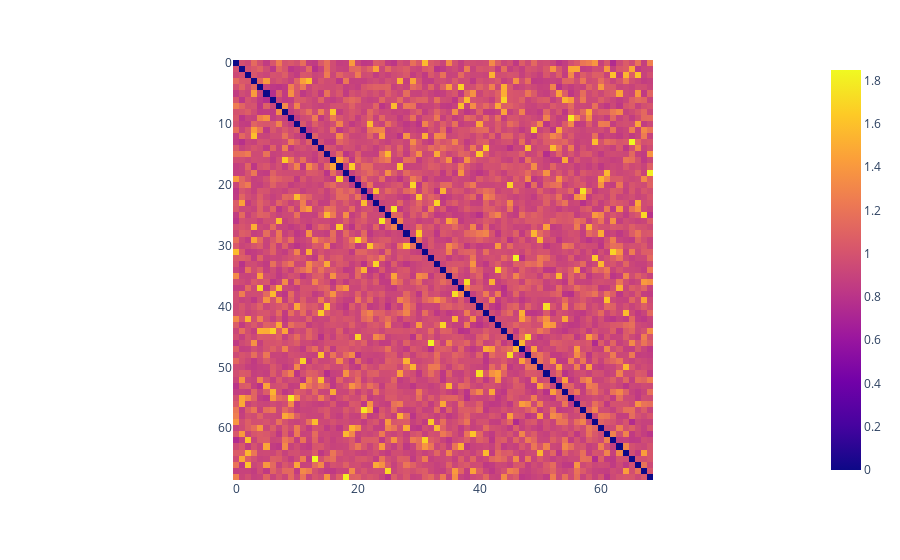

Notebook cell for this chart:
### Markdown cell above
Распределяем точки равномерно по сфере

### Code cell
import importlib
import calculate_distances
importlib.reload(calculate_distances)
from calculate_distances import calculate_distances, optimize_coulomb_energy

# Распределяем точки равномерно по сфере
dim = 24
points, energy = optimize_coulomb_energy(
    N=len(vocab), d=dim, lr=5e-3, n_iter=96, log_iter=16
)

# Считаем расстояния после обучения
calculate_distances(points)

### Figure 1 — Plotly figure (JSON) as saved in the notebook; plotly's stock layout.template omitted (floating-point values rounded to 4 significant figures; data arrays with more than 128 entries replaced by an {"elided": "..."} marker saying what was removed)
{"data": [{"coloraxis": "coloraxis", "hovertemplate": "x: %{x}<br>y: %{y}<br>color: %{z}<extra></extra>", "name": "0", "type": "heatmap", "xaxis": "x", "yaxis": "y", "z": {"elided": "69x69 float values"}}], "layout": {"coloraxis": {"colorscale": [[0, "#0d0887"], [0.1111, "#46039f"], [0.2222, "#7201a8"], [0.3333, "#9c179e"], [0.4444, "#bd3786"], [0.5556, "#d8576b"], [0.6667, "#ed7953"], [0.7778, "#fb9f3a"], [0.8889, "#fdca26"], [1, "#f0f921"]]}, "margin": {"t": 60}, "xaxis": {"anchor": "y", "constrain": "domain", "domain": [0, 1], "scaleanchor": "y"}, "yaxis": {"anchor": "x", "autorange": "reversed", "constrain": "domain", "domain": [0, 1]}}}
